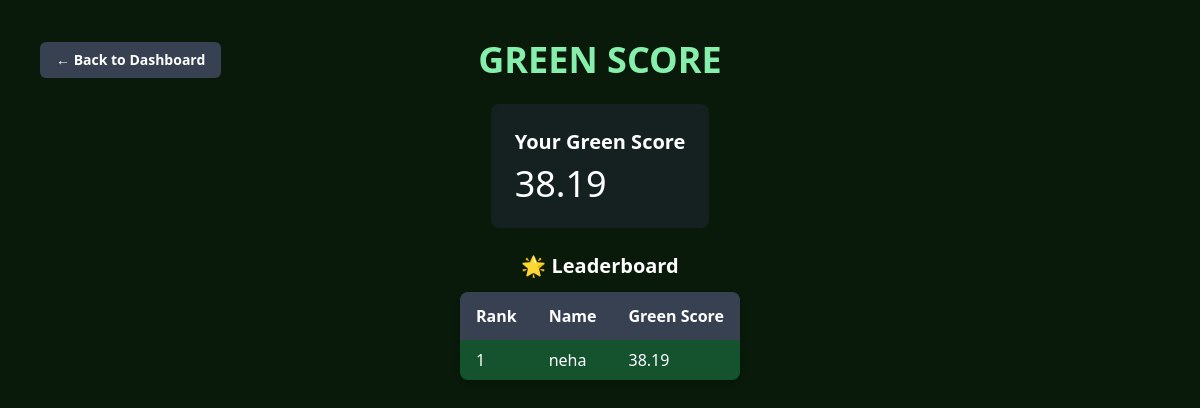
Page /greenscore (signed in) on the earlier database version.
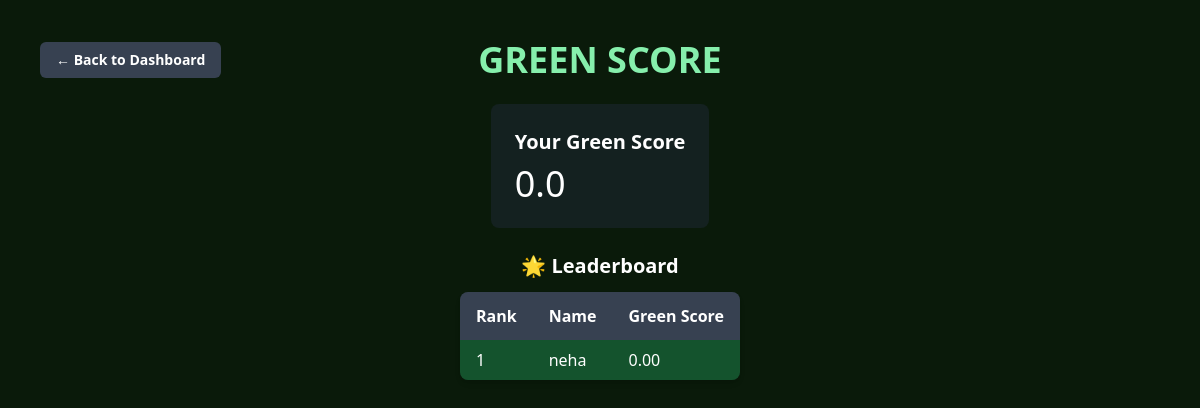
Same page on the later database version.
### app.py (models this page shows, shortened)
class User(db.Model, UserMixin):
    id = db.Column(db.Integer, primary_key=True)
    name = db.Column(db.String(35), unique=True, nullable=False)
    email = db.Column(db.String(35), unique=True, nullable=False)
    password = db.Column(db.String(200), nullable=False)
    total_emission = db.Column(db.Float, default=0.0)
    green_score = db.Column(db.Float, nullable=False, default=100.0)
    total_offset = db.Column(db.Float, default=0.0)
    net_emission = db.Column(db.Float, default=0.0)
    badges = db.Column(db.String(200), default="")

### app.py (the view)
@app.route('/greenscore')
@login_required
def green_score():
    current_user.net_emission = max(0, current_user.total_emission - current_user.total_offset)
    current_user.green_score = max(0, 100 - ((current_user.net_emission)*0.0005))
    db.session.commit()
    leaderboard = User.query.order_by(User.green_score.desc()).limit(10).all()
    return render_template('greenscore.html',
                           total_emissions=current_user.total_emission,
                           total_offset=current_user.total_offset,
                           net_emissions=current_user.net_emission,
                           green_score=current_user.green_score,
                           leaderboard=leaderboard,
                           enumerate=enumerate)

### app.py (called while the page is built)
@login_manager.user_loader
def load_user(user_id):
    return User.query.get(int(user_id))

### templates/greenscore.html (shortened to what this page needs)
<!DOCTYPE html>
<html lang="en">
<head>
    <script src="https://cdn.tailwindcss.com"></script>
</head>
<body class="bg-[#0a1a0a] text-white flex flex-col items-center p-10 min-h-screen">
    <div class="w-full max-w-5xl flex items-center mb-6">
        <a href="/dashboard" class="bg-gray-700 text-white font-bold px-4 py-2 rounded-md hover:bg-gray-900 transition text-sm absolute left-0 ml-10">
            ← Back to Dashboard
        </a>
        <h1 class="text-4xl font-bold text-green-300 uppercase mx-auto">Green Score</h1>
    </div>
        <div class="bg-gray-800 bg-opacity-50 rounded-lg p-6 mb-6">
            <h2 class="text-xl font-semibold">Your Green Score</h2>
            <p class="text-4xl mt-2">{{ green_score|round(2) }}</p>
        </div>
        <h2 class="text-xl font-semibold mb-3">🌟 Leaderboard</h2>
        <div class="overflow-hidden rounded-lg shadow-md">
            <table class="w-full border-collapse bg-gray-800 bg-opacity-50 rounded-lg">
                <thead>
                    <tr class="bg-gray-700">
                        <th class="py-3 px-4 text-left">Rank</th>
                        <th class="py-3 px-4 text-left">Name</th>
                        <th class="py-3 px-4 text-left">Green Score</th>
                    </tr>
                </thead>
                <tbody>
                    {% for rank, user in enumerate(leaderboard, start=1) %}
                    <tr class="{% if user.id == current_user.id %} bg-green-900 {% else %} bg-gray-800 {% endif %}">
                        <td class="py-2 px-4">{{ rank }}</td>
                        <td class="py-2 px-4">{{ user.name }}</td>
                        <td class="py-2 px-4">{{ "%.2f" % user.green_score }}</td>
                    </tr>
                    {% endfor %}
                </tbody>
            </table>
        </div>
</body>
</html>

Differences in the rows shown:
changed User "neha": green_score "38.19" → "0.0"; green_score "38.19" → "0.00"
